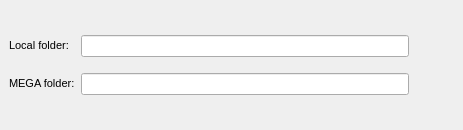
<?xml version="1.0" encoding="UTF-8"?>
<ui version="4.0">
 <class>FolderBinder</class>
 <widget class="QWidget" name="FolderBinder">
  <property name="geometry">
   <rect>
    <x>0</x>
    <y>0</y>
    <width>463</width>
    <height>130</height>
   </rect>
  </property>
  <property name="windowTitle">
   <string/>
  </property>
  <property name="styleSheet">
   <string notr="true">QWidget
{
font-size: 11px;
}

QCheckBox::indicator {
     width: 16px;
     height: 16px;
 }

QRadioButton::indicator {
     width: 16px;
     height: 16px;
 }

QScrollBar:horizontal {
height: 16px;
}

QPushButton
{
    min-height: 24px;
	height: 24px;
}
</string>
  </property>
  <layout class="QGridLayout" name="gridLayout">
   <property name="margin">
    <number>0</number>
   </property>
   <property name="spacing">
    <number>0</number>
   </property>
   <item row="0" column="0">
    <widget class="QWidget" name="wAdvancedConfigForm" native="true">
     <layout class="QFormLayout" name="formLayout">
      <property name="fieldGrowthPolicy">
       <enum>QFormLayout::AllNonFixedFieldsGrow</enum>
      </property>
      <property name="formAlignment">
       <set>Qt::AlignLeading|Qt::AlignLeft|Qt::AlignVCenter</set>
      </property>
      <property name="horizontalSpacing">
       <number>6</number>
      </property>
      <property name="verticalSpacing">
       <number>6</number>
      </property>
      <property name="margin">
       <number>9</number>
      </property>
      <item row="2" column="0">
       <widget class="QLabel" name="lMegaFolder">
        <property name="text">
         <string>MEGA folder:</string>
        </property>
        <property name="alignment">
         <set>Qt::AlignBottom|Qt::AlignLeading|Qt::AlignLeft</set>
        </property>
       </widget>
      </item>
      <item row="2" column="1">
       <layout class="QHBoxLayout" name="hLocalFolder">
        <item>
         <widget class="QLineEdit" name="eMegaFolder">
          <property name="enabled">
           <bool>true</bool>
          </property>
          <property name="readOnly">
           <bool>true</bool>
          </property>
         </widget>
        </item>
        <item>
         <widget class="QPushButton" name="bMegaFolder">
          <property name="enabled">
           <bool>true</bool>
          </property>
          <property name="styleSheet">
           <string notr="true">margin: 4px;
border: none;</string>
          </property>
          <property name="text">
           <string/>
          </property>
          <property name="icon">
           <iconset resource="Resources.qrc">
            <normaloff>:/images/import_cloud_ico.png</normaloff>:/images/import_cloud_ico.png</iconset>
          </property>
          <property name="iconSize">
           <size>
            <width>24</width>
            <height>24</height>
           </size>
          </property>
          <property name="default">
           <bool>false</bool>
          </property>
          <property name="flat">
           <bool>true</bool>
          </property>
         </widget>
        </item>
       </layout>
      </item>
      <item row="0" column="0">
       <widget class="QLabel" name="lLocalFolder">
        <property name="text">
         <string>Local folder:</string>
        </property>
        <property name="alignment">
         <set>Qt::AlignBottom|Qt::AlignLeading|Qt::AlignLeft</set>
        </property>
       </widget>
      </item>
      <item row="0" column="1">
       <layout class="QHBoxLayout" name="hMegaFolder">
        <item>
         <widget class="QLineEdit" name="eLocalFolder">
          <property name="enabled">
           <bool>true</bool>
          </property>
          <property name="readOnly">
           <bool>true</bool>
          </property>
         </widget>
        </item>
        <item>
         <widget class="QPushButton" name="bLocalFolder">
          <property name="styleSheet">
           <string notr="true">margin: 4px;
border: none;
</string>
          </property>
          <property name="text">
           <string/>
          </property>
          <property name="icon">
           <iconset resource="Resources.qrc">
            <normaloff>:/images/import_computer_ico.png</normaloff>:/images/import_computer_ico.png</iconset>
          </property>
          <property name="iconSize">
           <size>
            <width>24</width>
            <height>24</height>
           </size>
          </property>
          <property name="default">
           <bool>false</bool>
          </property>
          <property name="flat">
           <bool>true</bool>
          </property>
         </widget>
        </item>
       </layout>
      </item>
     </layout>
    </widget>
   </item>
  </layout>
 </widget>
 <resources>
  <include location="Resources.qrc"/>
 </resources>
 <connections/>
</ui>
